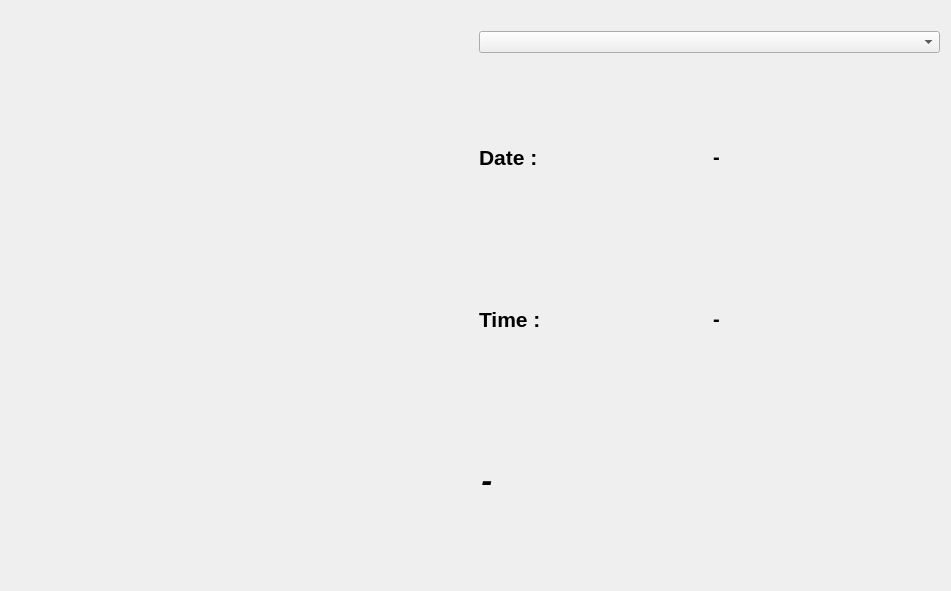
<?xml version="1.0" encoding="UTF-8"?>
<ui version="4.0">
 <class>OutputDialog</class>
 <widget class="QDialog" name="OutputDialog">
  <property name="geometry">
   <rect>
    <x>0</x>
    <y>0</y>
    <width>951</width>
    <height>591</height>
   </rect>
  </property>
  <property name="minimumSize">
   <size>
    <width>0</width>
    <height>0</height>
   </size>
  </property>
  <property name="maximumSize">
   <size>
    <width>1280</width>
    <height>720</height>
   </size>
  </property>
  <property name="font">
   <font>
    <weight>75</weight>
    <bold>true</bold>
   </font>
  </property>
  <property name="windowTitle">
   <string>Face Recognition </string>
  </property>
  <property name="styleSheet">
   <string notr="true"/>
  </property>
  <layout class="QGridLayout" name="gridLayout">
   <item row="1" column="0">
    <widget class="QLabel" name="imgLabel">
     <property name="minimumSize">
      <size>
       <width>4</width>
       <height>0</height>
      </size>
     </property>
     <property name="maximumSize">
      <size>
       <width>640</width>
       <height>480</height>
      </size>
     </property>
     <property name="text">
      <string/>
     </property>
    </widget>
   </item>
   <item row="1" column="1">
    <layout class="QGridLayout" name="gridLayout_2">
     <item row="1" column="0">
      <widget class="QLabel" name="label_2">
       <property name="font">
        <font>
         <pointsize>16</pointsize>
         <weight>75</weight>
         <bold>true</bold>
        </font>
       </property>
       <property name="text">
        <string>Time :</string>
       </property>
      </widget>
     </item>
     <item row="1" column="1">
      <widget class="QLabel" name="Time_Label">
       <property name="font">
        <font>
         <pointsize>15</pointsize>
         <weight>75</weight>
         <bold>true</bold>
        </font>
       </property>
       <property name="text">
        <string>-</string>
       </property>
      </widget>
     </item>
     <item row="0" column="0">
      <widget class="QLabel" name="label">
       <property name="font">
        <font>
         <pointsize>16</pointsize>
         <weight>75</weight>
         <bold>true</bold>
        </font>
       </property>
       <property name="text">
        <string>Date :</string>
       </property>
      </widget>
     </item>
     <item row="0" column="1">
      <widget class="QLabel" name="Date_Label">
       <property name="font">
        <font>
         <pointsize>15</pointsize>
         <weight>75</weight>
         <bold>true</bold>
        </font>
       </property>
       <property name="text">
        <string>-</string>
       </property>
      </widget>
     </item>
     <item row="2" column="0" colspan="2">
      <widget class="QLabel" name="Result_Label">
       <property name="font">
        <font>
         <family>Andale Mono</family>
         <pointsize>20</pointsize>
         <weight>75</weight>
         <italic>true</italic>
         <bold>true</bold>
        </font>
       </property>
       <property name="autoFillBackground">
        <bool>false</bool>
       </property>
       <property name="styleSheet">
        <string notr="true"/>
       </property>
       <property name="text">
        <string>-</string>
       </property>
      </widget>
     </item>
    </layout>
   </item>
   <item row="0" column="1">
    <widget class="QComboBox" name="themeComboBox"/>
   </item>
  </layout>
 </widget>
 <resources>
  <include location="resource.qrc"/>
 </resources>
 <connections/>
</ui>
